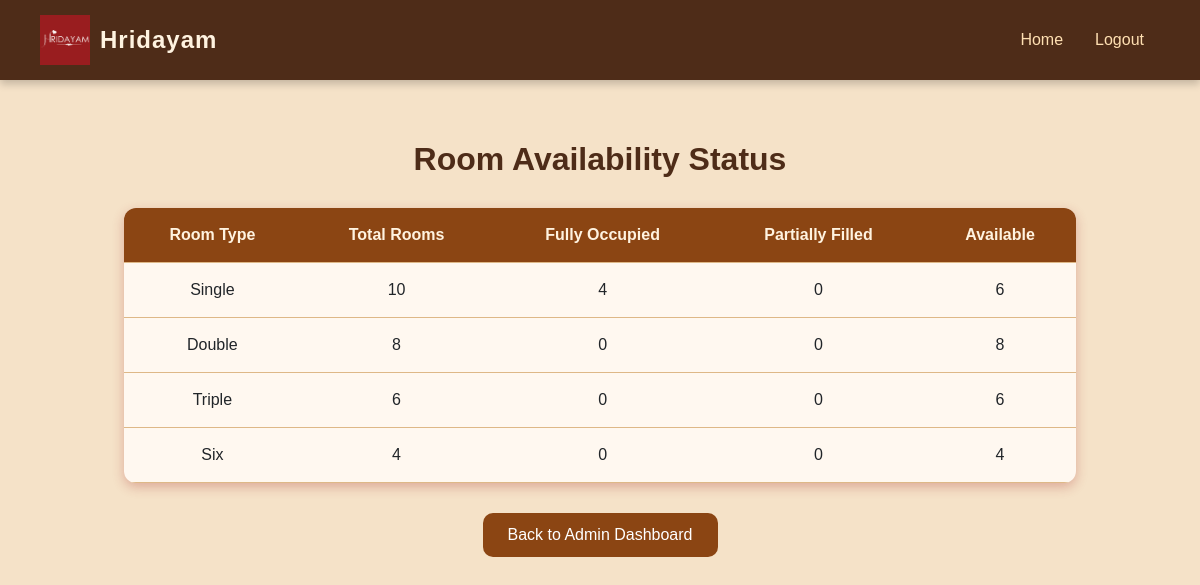
/room_status_view, run on the app's committed database.
### Hostel_Manager_App/models.py (models this page shows, shortened)
class RoomAvailability(models.Model):
    ROOM_TYPES = [
        ('Single', 'Single Room'),
        ('Double', 'Double Room'),
        ('Triple', 'Triple Room'),
        ('Six', 'Six Share'),
    ]
    roomtype = models.CharField(max_length=20, choices=ROOM_TYPES, unique=True)
    total_rooms = models.PositiveIntegerField(default=0)
    available_rooms = models.PositiveIntegerField(default=0)
    next_room_number = models.PositiveIntegerField(default=1)
    capacity_per_room = models.PositiveIntegerField(default=1)

### Hostel_Manager_App/views.py (the view)
# urls.py: path('room_status_view',views.room_status_view,name='room_status_view'),
def room_status_view(request):
    room_data = []
    for room in RoomAvailability.objects.all():
        occupied_count = Registration_table.objects.filter(roomtype=room.roomtype).count()
        fully_occupied = occupied_count // room.capacity_per_room
        partial = 1 if (occupied_count % room.capacity_per_room != 0 and occupied_count < room.total_rooms * room.capacity_per_room) else 0
        available = room.total_rooms - fully_occupied - partial
        room_data.append({
            'roomtype': room.roomtype,
            'total_rooms': room.total_rooms,
            'fully_occupied': fully_occupied,
            'partially_filled': partial,
            'available_rooms': available,
        })
    return render(request, 'room_status.html', {'room_data': room_data})

### Hostel_Manager_App/templates/room_status.html (shortened to what this page needs)
{% load static %}
<!DOCTYPE html>
<html lang="en">
<head>
  <link href="https://cdn.jsdelivr.net/npm/bootstrap@5.0.2/dist/css/bootstrap.min.css" rel="stylesheet">
</head>
<body>
  <nav>
    <a class="navbar-brand d-flex align-items-center" href="{% url 'hostel_admin_view' %}">
      <img src="{% static 'images/hridhayam logo.png' %}" alt="Logo" />
      <strong>Hridayam</strong>
    </a>
    <ul class="nav nav-pills">
      <li class="nav-item"><a class="nav-link" href="{% url 'hostel_admin_view' %}">Home</a></li>
      <li class="nav-item"><a class="nav-link" href="{% url 'logout_view' %}">Logout</a></li>
    </ul>
  </nav>
  <div class="content">
    <h2>Room Availability Status</h2>
    <table>
      <thead>
        <tr>
          <th>Room Type</th>
          <th>Total Rooms</th>
          <th>Fully Occupied</th>
          <th>Partially Filled</th>
          <th>Available</th>
        </tr>
      </thead>
      <tbody>
        {% for r in room_data %}
        <tr>
          <td>{{ r.roomtype }}</td>
          <td>{{ r.total_rooms }}</td>
          <td>{{ r.fully_occupied }}</td>
          <td>{{ r.partially_filled }}</td>
          <td>{{ r.available_rooms }}</td>
        </tr>
        {% endfor %}
      </tbody>
    </table>
    <a href="{% url 'hostel_admin_view' %}" class="btn-custom">Back to Admin Dashboard</a>
  </div>
</body>
</html>

### Hostel_Manager_App/templates/room_status.html (style rules this page uses)
body { margin: 0; background-color: #f5e2c8; font-family: 'Poppins', sans-serif; }
nav { background-color: #4e2c18; color: white; display: flex; justify-content: space-between; align-items: center; padding: 10px 40px; box-shadow: 0 4px 8px rgba(0, 0, 0, 0.2); position: fixed; top: 0; left: 0; width: 100%; z-index: 1000; }
nav img { height: 50px; margin-right: 10px; transition: transform 0.3s ease; }
nav strong { color: #fff3e0; font-size: 1.5rem; letter-spacing: 1px; }
nav ul { margin: 0; }
nav .nav-link { color: #ffe0b2 !important; font-weight: 500; transition: color 0.3s, transform 0.3s; }
.content { margin-top: 100px; text-align: center; padding: 40px; }
h2 { color: #4e2c18; margin-bottom: 30px; font-weight: bold; }
table { width: 85%; margin: auto; border-collapse: collapse; background-color: #fff8f0; border-radius: 12px; overflow: hidden; box-shadow: 0 4px 12px rgba(165, 42, 42, 0.3); animation: fadeIn 0.8s ease-in-out; }
th, td { padding: 15px; border-bottom: 1px solid #deb887; }
th { background-color: #8b4513; color: #fff3e0; font-weight: bold; }
.btn-custom { background-color: #8b4513; color: white; padding: 10px 25px; border-radius: 10px; text-decoration: none; margin-top: 30px; display: inline-block; transition: 0.3s ease; }

### data on the page
RoomAvailability: roomtype "Single"
RoomAvailability: roomtype "Double"
RoomAvailability: roomtype "Triple"
RoomAvailability: roomtype "Six"

### other printed values
{{ r.total_rooms }} "10" "8" "6" "4"
{{ r.fully_occupied }} "4" "0" "0" "0"
{{ r.partially_filled }} "0" "0" "0" "0"
{{ r.available_rooms }} "6" "8" "6" "4"
